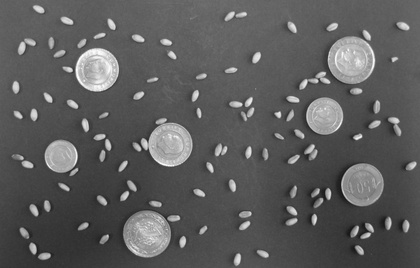
%> input picture asset/arpa_para.jpg (made grey), 420 x 268 px, shrunk from 686 x 438 before the run, given in place of BugMer.bmp, which was not available
$ octave filtreleme_emre_hepsi.m   (GNU Octave 9; MATLAB toolbox functions it lacks are replaced by stand-ins)
%> lines starting %> are read from the running program, lines starting %| are printed output that depends on the picture; pictures that were not available may be replaced by others from this repository, and a replacement may not be noted
clear all; close all; clc;
EDmthds = {'sobel' 'prewitt' 'roberts' 'log' 'zerocross' 'canny'};
PictS   = {'BugMer.bmp', 'building.jpg', 'text.jpg'};
for i=1:size(PictS, 2)
    I = imread(char(PictS(i)));
%> I is the input picture: size 268x420 uint8; min 21, max 254, mean 92.2
    for j=1:size(EDmthds, 2)
       BWs = edge(I,char(EDmthds(j)));
       subplot(size(PictS, 2), size(EDmthds, 2), (j + (i-1)*size(EDmthds, 2))), imshow(BWs), title(strcat(char(PictS(i)),'-->' , char(EDmthds(j))));
    end
%> this loop made 6 passes
%> pass 1, `BWs = edge(I,char(EDmthds(j)));`:
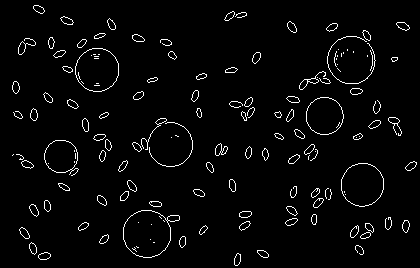
%> BWs: size 268x420 logical; 3.2% white in thin lines or dots
%> pass 2, `BWs = edge(I,char(EDmthds(j)));`:
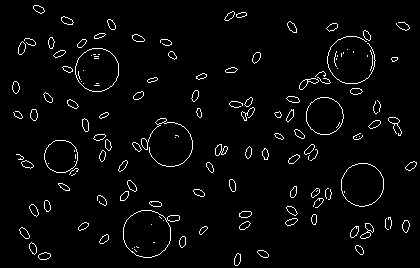
%> BWs: size 268x420 logical; 3.2% white in thin lines or dots
%> pass 3, `BWs = edge(I,char(EDmthds(j)));`:
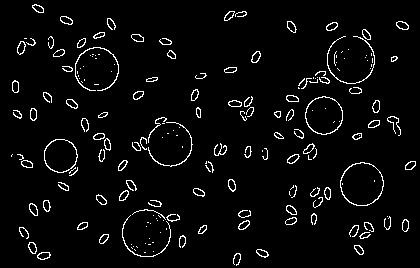
%> BWs: size 268x420 logical; 4.2% white in thin lines or dots
%> after the loop:
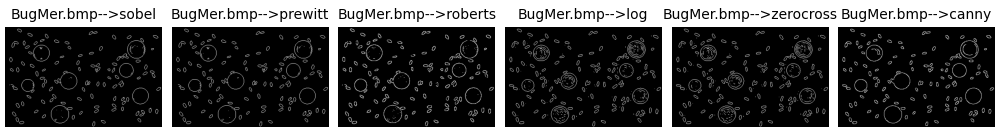
%> figure redrawn from the program's plot data, 6 panels
end
%> pass 2 of the loop `for i=1:size(PictS, 2)`:
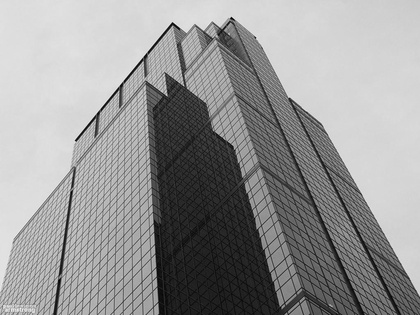
%> input picture asset/building.jpg, 420 x 315 px, shrunk from 1024 x 768 before the run
%> I is the input picture: size 315x420 uint8; min 0, max 247, mean 149.9
%> the loop `for j=1:size(EDmthds, 2)` made 6 passes
%> pass 1, `BWs = edge(I,char(EDmthds(j)));`:
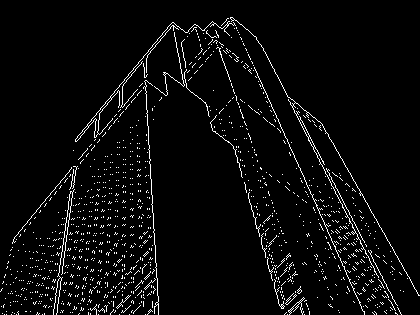
%> BWs: size 315x420 logical; 4.1% white in thin lines or dots
%> after the loop `for j=1:size(EDmthds, 2)`:
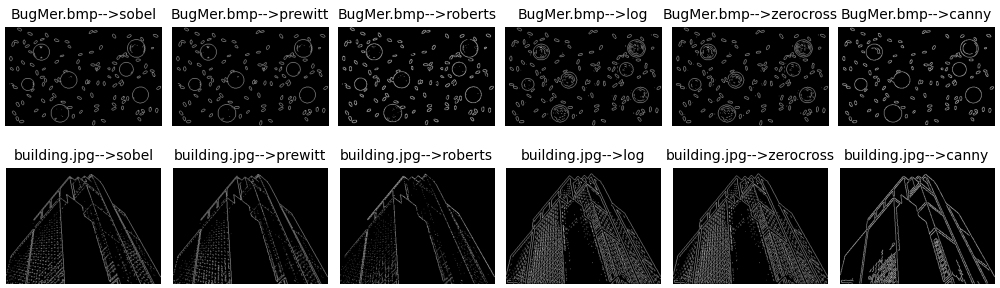
%> figure redrawn from the program's plot data, 12 panels
%> pass 3 of the loop `for i=1:size(PictS, 2)`:
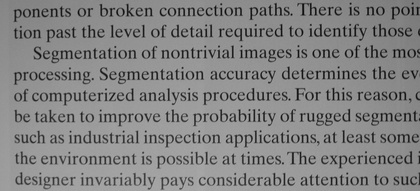
%> input picture asset/text.jpg, 420 x 191 px, shrunk from 2018 x 918 before the run
%> I is the input picture: size 191x420 uint8; min 7, max 176, mean 133.2
%> the loop `for j=1:size(EDmthds, 2)` made 6 passes
%> pass 1, `BWs = edge(I,char(EDmthds(j)));`:
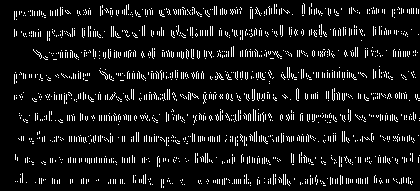
%> BWs: size 191x420 logical; 8.3% white in thin lines or dots
%> after the loop `for j=1:size(EDmthds, 2)`:
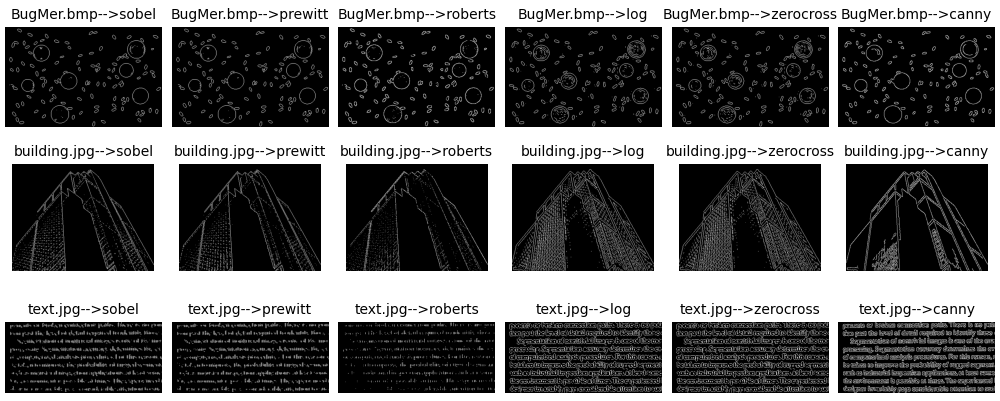
%> figure redrawn from the program's plot data, 18 panels
% Cikan sonuc resmini tam ekran yapmaniz ve her bir alt resim icin buyutecle
% yaklastirma islemi yapmaniz (2-4 kez) tavsiye edilir.

%Emre Gurbuz (09210148)
